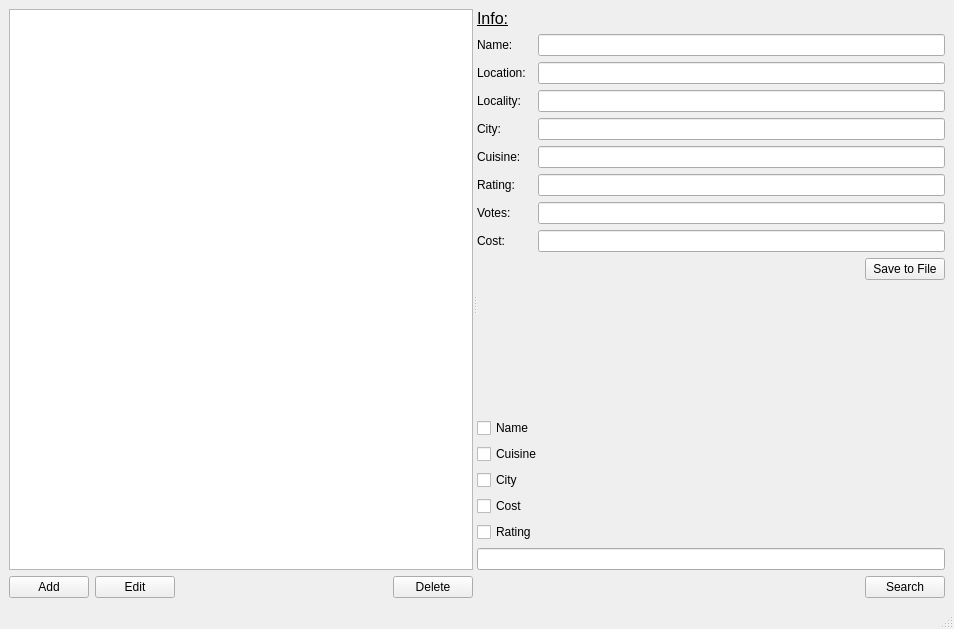
<?xml version="1.0" encoding="UTF-8"?>
<ui version="4.0">
 <class>MainWindow</class>
 <widget class="QMainWindow" name="MainWindow">
  <property name="geometry">
   <rect>
    <x>0</x>
    <y>0</y>
    <width>954</width>
    <height>629</height>
   </rect>
  </property>
  <property name="windowTitle">
   <string>MainWindow</string>
  </property>
  <property name="documentMode">
   <bool>false</bool>
  </property>
  <widget class="QWidget" name="centralwidget">
   <layout class="QGridLayout" name="gridLayout_6">
    <item row="0" column="0">
     <widget class="QSplitter" name="splitter_3">
      <property name="orientation">
       <enum>Qt::Horizontal</enum>
      </property>
      <widget class="QWidget" name="">
       <layout class="QVBoxLayout" name="verticalLayout">
        <item>
         <widget class="QTableView" name="tableView">
          <property name="enabled">
           <bool>true</bool>
          </property>
         </widget>
        </item>
        <item>
         <widget class="QSplitter" name="splitter">
          <property name="orientation">
           <enum>Qt::Horizontal</enum>
          </property>
          <widget class="QWidget" name="">
           <layout class="QGridLayout" name="gridLayout">
            <item row="1" column="0">
             <layout class="QHBoxLayout" name="horizontalLayout">
              <item>
               <widget class="QPushButton" name="pbAdd">
                <property name="text">
                 <string>Add</string>
                </property>
               </widget>
              </item>
              <item>
               <widget class="QPushButton" name="pbEdit">
                <property name="text">
                 <string>Edit</string>
                </property>
               </widget>
              </item>
             </layout>
            </item>
            <item row="1" column="1">
             <spacer name="horizontalSpacer">
              <property name="orientation">
               <enum>Qt::Horizontal</enum>
              </property>
              <property name="sizeHint" stdset="0">
               <size>
                <width>40</width>
                <height>20</height>
               </size>
              </property>
             </spacer>
            </item>
            <item row="1" column="2">
             <widget class="QPushButton" name="pbDelete">
              <property name="text">
               <string>Delete</string>
              </property>
             </widget>
            </item>
           </layout>
          </widget>
         </widget>
        </item>
       </layout>
      </widget>
      <widget class="QSplitter" name="splitter_2">
       <property name="orientation">
        <enum>Qt::Horizontal</enum>
       </property>
       <widget class="QWidget" name="">
        <layout class="QGridLayout" name="gridLayout_5">
         <item row="1" column="0">
          <spacer name="verticalSpacer">
           <property name="orientation">
            <enum>Qt::Vertical</enum>
           </property>
           <property name="sizeHint" stdset="0">
            <size>
             <width>130</width>
             <height>17</height>
            </size>
           </property>
          </spacer>
         </item>
         <item row="0" column="0">
          <layout class="QGridLayout" name="gridLayout_4">
           <item row="0" column="0" colspan="2">
            <layout class="QFormLayout" name="formLayout">
             <item row="0" column="0">
              <widget class="QLabel" name="labe_info">
               <property name="font">
                <font>
                 <pointsize>12</pointsize>
                 <italic>false</italic>
                 <bold>false</bold>
                 <underline>true</underline>
                </font>
               </property>
               <property name="text">
                <string>Info:</string>
               </property>
              </widget>
             </item>
             <item row="1" column="0">
              <widget class="QLabel" name="label_name">
               <property name="text">
                <string>Name:     </string>
               </property>
              </widget>
             </item>
             <item row="1" column="1">
              <widget class="QLineEdit" name="lineEditName"/>
             </item>
             <item row="2" column="0">
              <widget class="QLabel" name="label_location">
               <property name="text">
                <string>Location:</string>
               </property>
              </widget>
             </item>
             <item row="2" column="1">
              <widget class="QLineEdit" name="lineEditLocation"/>
             </item>
             <item row="3" column="0">
              <widget class="QLabel" name="label_locality">
               <property name="text">
                <string>Locality:  </string>
               </property>
              </widget>
             </item>
             <item row="3" column="1">
              <widget class="QLineEdit" name="lineEditLocality"/>
             </item>
             <item row="4" column="0">
              <widget class="QLabel" name="label_city">
               <property name="text">
                <string>City:         </string>
               </property>
              </widget>
             </item>
             <item row="4" column="1">
              <widget class="QLineEdit" name="lineEditCity"/>
             </item>
             <item row="5" column="0">
              <widget class="QLabel" name="label_cuisine">
               <property name="text">
                <string>Cuisine:   </string>
               </property>
              </widget>
             </item>
             <item row="5" column="1">
              <widget class="QLineEdit" name="lineEditCuisine"/>
             </item>
             <item row="6" column="0">
              <widget class="QLabel" name="label_rating">
               <property name="text">
                <string>Rating:    </string>
               </property>
              </widget>
             </item>
             <item row="6" column="1">
              <widget class="QLineEdit" name="lineEditRating"/>
             </item>
             <item row="7" column="0">
              <widget class="QLabel" name="label_votes">
               <property name="font">
                <font>
                 <pointsize>9</pointsize>
                </font>
               </property>
               <property name="text">
                <string>Votes:      </string>
               </property>
              </widget>
             </item>
             <item row="7" column="1">
              <widget class="QLineEdit" name="lineEditVotes"/>
             </item>
             <item row="8" column="0">
              <widget class="QLabel" name="label_cost">
               <property name="font">
                <font>
                 <pointsize>9</pointsize>
                </font>
               </property>
               <property name="text">
                <string>Cost:        </string>
               </property>
              </widget>
             </item>
             <item row="8" column="1">
              <widget class="QLineEdit" name="lineEditCost"/>
             </item>
            </layout>
           </item>
           <item row="1" column="0">
            <spacer name="horizontalSpacer_4">
             <property name="orientation">
              <enum>Qt::Horizontal</enum>
             </property>
             <property name="sizeHint" stdset="0">
              <size>
               <width>208</width>
               <height>20</height>
              </size>
             </property>
            </spacer>
           </item>
           <item row="1" column="1">
            <widget class="QPushButton" name="pbSaveToFile">
             <property name="text">
              <string>Save to File</string>
             </property>
            </widget>
           </item>
          </layout>
         </item>
         <item row="2" column="0">
          <layout class="QGridLayout" name="gridLayout_3">
           <item row="0" column="0">
            <layout class="QVBoxLayout" name="verticalLayout_2">
             <item>
              <widget class="QCheckBox" name="checkBoxName">
               <property name="text">
                <string>Name</string>
               </property>
              </widget>
             </item>
             <item>
              <widget class="QCheckBox" name="checkBoxCuisine">
               <property name="text">
                <string>Cuisine</string>
               </property>
              </widget>
             </item>
             <item>
              <widget class="QCheckBox" name="checkBoxCity">
               <property name="text">
                <string>City</string>
               </property>
              </widget>
             </item>
             <item>
              <widget class="QCheckBox" name="checkBoxCost">
               <property name="text">
                <string>Cost</string>
               </property>
              </widget>
             </item>
             <item>
              <widget class="QCheckBox" name="checkBoxRating">
               <property name="text">
                <string>Rating</string>
               </property>
              </widget>
             </item>
            </layout>
           </item>
           <item row="1" column="0">
            <layout class="QGridLayout" name="gridLayout_2">
             <item row="0" column="0" colspan="2">
              <widget class="QLineEdit" name="lineEditSearch"/>
             </item>
             <item row="1" column="0">
              <spacer name="horizontalSpacer_2">
               <property name="orientation">
                <enum>Qt::Horizontal</enum>
               </property>
               <property name="sizeHint" stdset="0">
                <size>
                 <width>158</width>
                 <height>20</height>
                </size>
               </property>
              </spacer>
             </item>
             <item row="1" column="1">
              <widget class="QPushButton" name="pbSearch">
               <property name="text">
                <string>Search</string>
               </property>
              </widget>
             </item>
            </layout>
           </item>
          </layout>
         </item>
        </layout>
       </widget>
      </widget>
     </widget>
    </item>
   </layout>
  </widget>
  <widget class="QMenuBar" name="menubar">
   <property name="geometry">
    <rect>
     <x>0</x>
     <y>0</y>
     <width>954</width>
     <height>22</height>
    </rect>
   </property>
  </widget>
  <widget class="QStatusBar" name="statusbar"/>
  <action name="actionInfo">
   <property name="text">
    <string>Info</string>
   </property>
  </action>
 </widget>
 <resources/>
 <connections/>
</ui>
